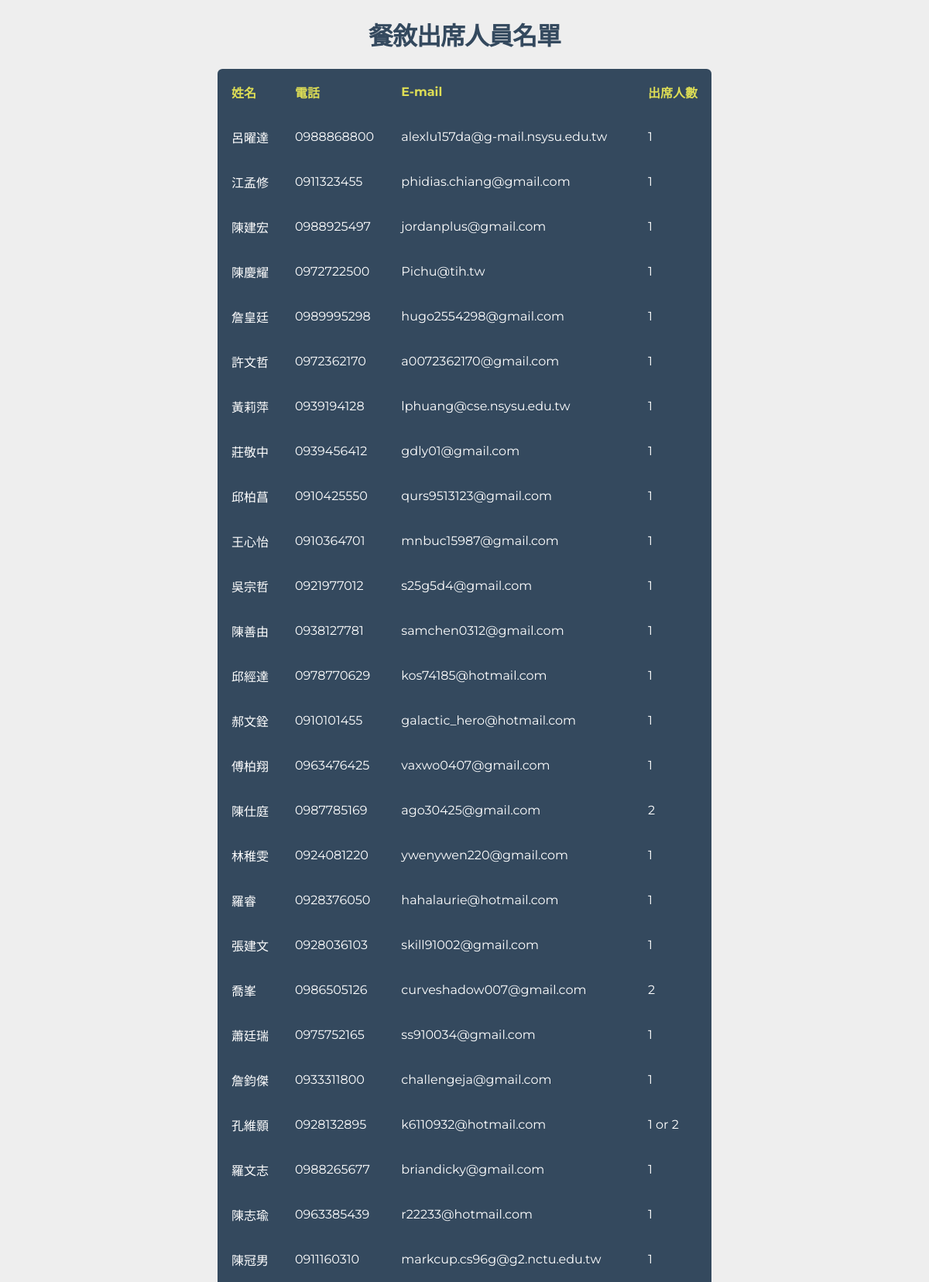
Page /showeating.php (upper part) on the committed database.
### tables this page shows
CREATE TABLE `eating` (
  `Id` int(100) NOT NULL,
  `Name` varchar(100) NOT NULL,
  `Email` varchar(100) NOT NULL,
  `Phone` varchar(100) NOT NULL,
  `Number` varchar(100) NOT NULL
);

### showeating.php (the view, shortened to what this page needs)
<?php include("connectVar.php"); ?>
<!DOCTYPE html>
<html >
<head>
  <link rel="stylesheet" href="https://cdnjs.cloudflare.com/ajax/libs/normalize/5.0.0/normalize.min.css">
      <link rel="stylesheet" href="css/tablestyle.css">
</head>
<body>
  <h1 style="font-family: 微軟正黑體; text-align: center;  font-weight: bold;">餐敘出席人員名單</h1>
<table class="rwd-table" style="margin: auto;">
      <tr>
      <th>姓名</th>
      <th>電話</th>
      <th>E-mail</th>
      <th>出席人數</th>
    </tr>
<?php
  $sql="select * from eating where 1";
  $result=$conn->query($sql);
  while($row=$result->fetch_array())
  {
    ?>
    <tr>
    <td><?php echo $row['Name']; ?></td>
    <td><?php echo $row['Phone']; ?></td>
    <td><?php echo $row['Email']; ?></td>
    <td><?php echo $row['Number']; ?></td>
    </tr>
<?php
  }
?>
</table>
</body>
</html>

### css/tablestyle.css (style rules this page uses)
.rwd-table { margin: 1em 0; min-width: 300px; }
.rwd-table tr { border-top: 1px solid #ddd; border-bottom: 1px solid #ddd; }
.rwd-table th { display: none; }
.rwd-table td { display: block; }
.rwd-table td:first-child { padding-top: .5em; }
.rwd-table td:last-child { padding-bottom: .5em; }
.rwd-table td:before { content: attr(data-th) ": "; font-weight: bold; width: 6.5em; display: inline-block; }
@media (min-width: 480px) { .rwd-table td:before { display: none; } }
.rwd-table th, .rwd-table td { text-align: left; }
@media (min-width: 480px) { .rwd-table th, .rwd-table td { display: table-cell; padding: .25em .5em; } }
@media (min-width: 480px) { .rwd-table th:first-child, .rwd-table td:first-child { padding-left: 0; } }
@media (min-width: 480px) { .rwd-table th:last-child, .rwd-table td:last-child { padding-right: 0; } }
body { padding: 0 2em; font-family: Montserrat, sans-serif; -webkit-font-smoothing: antialiased; text-rendering: optimizeLegibility; color: #444; background: #eee; }
h1 { font-weight: normal; letter-spacing: -1px; color: #34495E; }
.rwd-table { background: #34495E; color: #fff; border-radius: .4em; overflow: hidden; }
.rwd-table tr { border-color: #46637f; }
.rwd-table th, .rwd-table td { margin: .5em 1em; }
@media (min-width: 480px) { .rwd-table th, .rwd-table td { padding: 1em !important; } }
.rwd-table th, .rwd-table td:before { color: #dd5; }

### rows in the picture
eating: Name "呂曜達", Phone "0988868800", Email "alexlu157da@g-mail.nsysu.edu.tw", Number "1"
eating: Name "江孟修", Phone "0911323455", Email "phidias.chiang@gmail.com", Number "1"
eating: Name "陳建宏", Phone "0988925497", Email "jordanplus@gmail.com", Number "1"
eating: Name "陳慶耀", Phone "0972722500", Email "Pichu@tih.tw", Number "1"
eating: Name "詹皇廷", Phone "0989995298", Email "hugo2554298@gmail.com", Number "1"
eating: Name "許文哲", Phone "0972362170", Email "a0072362170@gmail.com", Number "1"
eating: Name "黃莉萍", Phone "0939194128", Email "lphuang@cse.nsysu.edu.tw", Number "1"
eating: Name "莊敬中", Phone "0939456412", Email "gdly01@gmail.com", Number "1"
eating: Name "邱柏菖", Phone "0910425550", Email "qurs9513123@gmail.com", Number "1"
eating: Name "王心怡", Phone "0910364701", Email "mnbuc15987@gmail.com", Number "1"
eating: Name "吳宗哲", Phone "0921977012", Email "s25g5d4@gmail.com", Number "1"
eating: Name "陳善由", Phone "0938127781", Email "samchen0312@gmail.com", Number "1"
eating: Name "邱經達", Phone "0978770629", Email "kos74185@hotmail.com", Number "1"
eating: Name "郝文銓", Phone "0910101455", Email "galactic_hero@hotmail.com", Number "1"
eating: Name "傅柏翔", Phone "0963476425", Email "vaxwo0407@gmail.com", Number "1"
eating: Name "陳仕庭", Phone "0987785169", Email "ago30425@gmail.com", Number "2"
eating: Name "林稚雯", Phone "0924081220", Email "ywenywen220@gmail.com", Number "1"
eating: Name "羅睿", Phone "0928376050", Email "hahalaurie@hotmail.com", Number "1"
eating: Name "張建文", Phone "0928036103", Email "skill91002@gmail.com", Number "1"
eating: Name "喬峯", Phone "0986505126", Email "curveshadow007@gmail.com", Number "2"
eating: Name "蕭廷瑞", Phone "0975752165", Email "ss910034@gmail.com", Number "1"
eating: Name "詹鈞傑", Phone "0933311800", Email "challengeja@gmail.com", Number "1"
eating: Name "孔維顥", Phone "0928132895", Email "k6110932@hotmail.com", Number "1 or 2"
eating: Name "羅文志", Phone "0988265677", Email "briandicky@gmail.com", Number "1"
eating: Name "陳志瑜", Phone "0963385439", Email "r22233@hotmail.com", Number "1"
eating: Name "陳冠男", Phone "0911160310", Email "markcup.cs96g@g2.nctu.edu.tw", Number "1"
